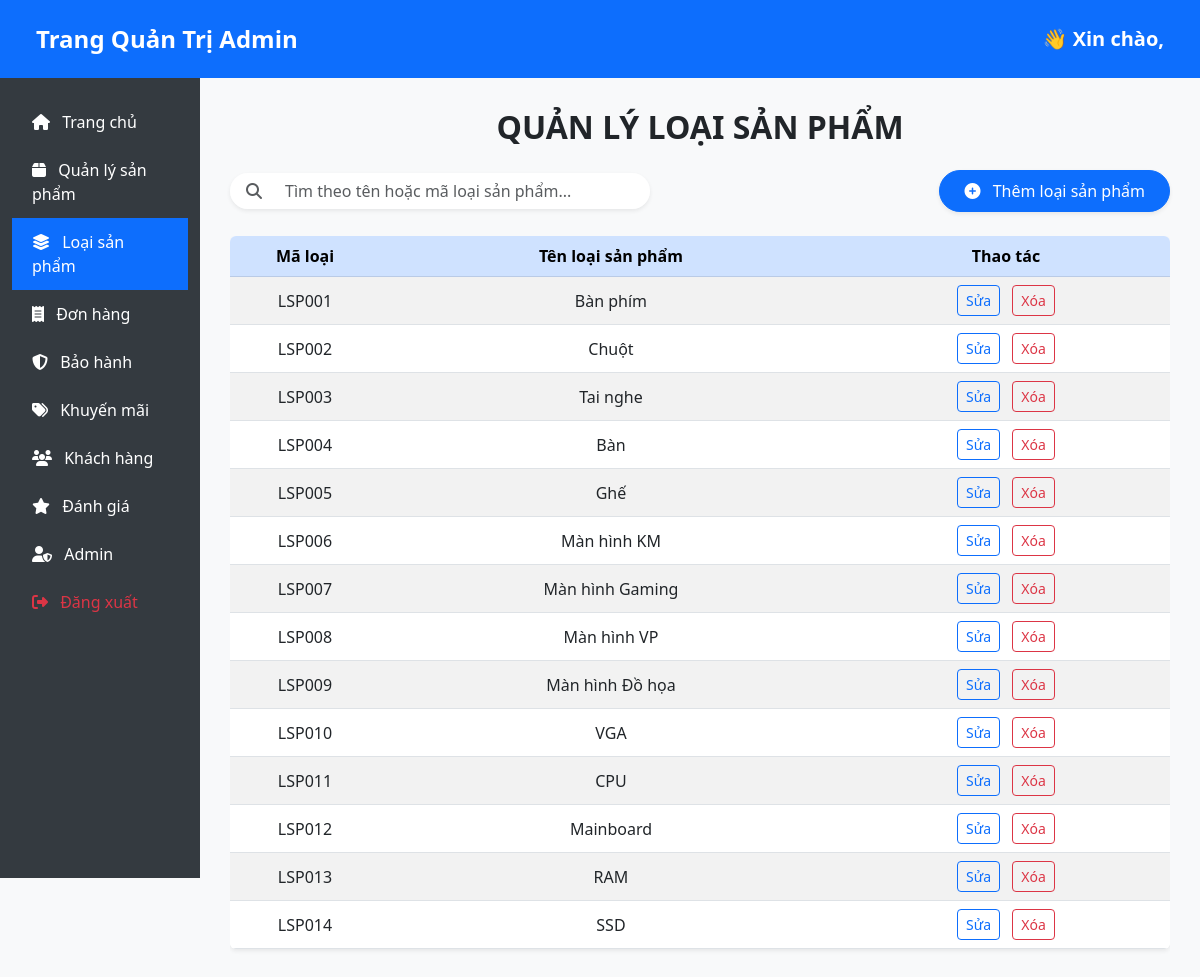
Page /trang-chu/admin/loaisanpham.php on the committed database.
### tables this page shows
CREATE TABLE `loaisanpham` (
  `id_loaisp` VARCHAR(20) NOT NULL,
  `ten_loaisp` VARCHAR(100) NOT NULL,
  PRIMARY KEY (`id_loaisp`)
);

### trang-chu/admin/loaisanpham.php (the view, shortened to what this page needs)
<?php
require('../includes/connect.php');
$search = '';
if (isset($_GET['search']) && !empty(trim($_GET['search']))) {
    $search = trim($_GET['search']);
    $stmt = $conn->prepare("SELECT * FROM loaisanpham WHERE id_loaisp LIKE ? OR ten_loaisp LIKE ? ORDER BY id_loaisp ASC");
    $stmt->execute(["%$search%", "%$search%"]);
} else {
    $stmt = $conn->query("SELECT * FROM loaisanpham ORDER BY id_loaisp ASC");
}
$loaisanphams = $stmt->fetchAll(PDO::FETCH_ASSOC);
?>
<!DOCTYPE html>
<html lang="vi">
<head>
    <link href="https://cdn.jsdelivr.net/npm/bootstrap@5.3.0/dist/css/bootstrap.min.css" rel="stylesheet">
    <link href="https://cdnjs.cloudflare.com/ajax/libs/font-awesome/6.5.0/css/all.min.css" rel="stylesheet">
</head>
<body>
   <nav class="navbar navbar-expand-lg bg-primary">
        <div class="container-fluid d-flex align-items-center">
            <span class="navbar-brand text-white fs-4 fw-bold">Trang Quản Trị Admin</span>
            <span class="admin-name ms-auto text-white fs-5 fw-semibold">
                👋 Xin chào, <strong><?php echo htmlspecialchars($_SESSION['admin_name']); ?></strong>
            </span>
        </div>
    </nav>
    <div class="container-fluid">
        <div class="row">
            <div class="col-md-2 sidebar">
                <a href="home.php"><i class="fas fa-home me-2"></i> Trang chủ</a>
                <a href="sanpham.php"><i class="fas fa-box me-2"></i> Quản lý sản phẩm</a>
                <a href="loaisanpham.php" class="bg-primary"><i class="fas fa-layer-group me-2"></i> Loại sản phẩm</a>
                <a href="donhang.php"><i class="fas fa-receipt me-2"></i> Đơn hàng</a>
                <a href="baohanh.php"><i class="fas fa-shield-alt me-2"></i> Bảo hành</a>
                <a href="khuyenmai.php"><i class="fas fa-tags me-2"></i> Khuyến mãi</a>
                <a href="khachhang.php"><i class="fas fa-users me-2"></i> Khách hàng</a>
                <a href="danhgia.php"><i class="fas fa-star me-2"></i> Đánh giá</a>
                <a href="qladmin.php"><i class="fas fa-user-shield me-2"></i> Admin</a>
                <a href="logout.php" class="text-danger"><i class="fas fa-sign-out-alt me-2"></i> Đăng xuất</a>
            </div>
            <div class="col-md-10 content">
                <h3 class="text-center fw-bold mb-4" style="font-size: 2rem;">QUẢN LÝ LOẠI SẢN PHẨM</h3>
                <div class="d-flex flex-wrap justify-content-between align-items-center gap-2 mb-4">
                    <form class="input-group shadow-sm rounded-pill overflow-hidden" method="GET" style="max-width: 420px;">
                        <span class="input-group-text bg-white border-0 ps-3" id="search-icon">
                            <i class="fas fa-search text-muted"></i>
                        </span>
                        <input type="text" name="search" class="form-control border-0" placeholder="Tìm theo tên hoặc mã loại sản phẩm..." value="<?= htmlspecialchars($search) ?>" aria-label="Tìm sản phẩm" aria-describedby="search-icon">
                    </form>
                    <a href="add_loaisanpham.php" class="btn btn-primary px-4 py-2 rounded-pill shadow-sm">
                        <i class="fas fa-plus-circle me-2"></i> Thêm loại sản phẩm
                    </a>
                </div>
                <div class="table-responsive">
                    <table class="table table-striped table-hover align-middle bg-white rounded shadow-sm overflow-hidden">
                        <thead class="table-primary text-center">
                            <tr>
                                <th width="150">Mã loại</th>
                                <th class="text-center">Tên loại sản phẩm</th>
                                <th class="text-nowrap">Thao tác</th>
                            </tr>
                        </thead>
                        <tbody>
                            <?php if (count($loaisanphams) > 0): ?>
                                <?php foreach ($loaisanphams as $loai): ?>
                                    <tr>
                                        <td class="text-center"><?= htmlspecialchars($loai['id_loaisp']) ?></td>
                                        <td class="text-center"><?= htmlspecialchars($loai['ten_loaisp']) ?></td>
                                        <td class="text-center">
                                            <a href="edit_loaisanpham.php?id=<?= urlencode($loai['id_loaisp']) ?>" class="btn btn-sm btn-outline-primary me-2">Sửa</a>
                                            <a href="loaisanpham.php?delete=<?= urlencode($loai['id_loaisp']) ?>" class="btn btn-sm btn-outline-danger"
                                                onclick="return confirm('Bạn có chắc muốn xóa loại sản phẩm này không?')">Xóa</a>
                                        </td>
                                    </tr>
                                <?php endforeach; ?>
                            <?php else: ?>
                                <tr>
                                    <td colspan="3" class="text-center text-muted">Không tìm thấy loại sản phẩm nào.</td>
                                </tr>
                            <?php endif; ?>
                        </tbody>
                    </table>
                </div>
            </div>
        </div>
    </div>
</body>
</html>

### trang-chu/admin/loaisanpham.php (style rules this page uses)
body { background-color: #f8f9fa; font-family: 'Segoe UI', sans-serif; }
.sidebar { position: sticky; top: 0; height: 100vh; background-color: #343a40; color: white; padding-top: 20px; overflow-y: auto; }
.sidebar a { color: white; text-decoration: none; display: block; padding: 12px 20px; }
.content { padding: 30px; }
.navbar { background-color: #007bff; padding: 16px 24px; }
.navbar-brand { font-weight: bold; color: white; font-size: 24px; }
.admin-name { margin-left: auto; color: white; }

### rows in the picture
loaisanpham: id_loaisp "LSP001", ten_loaisp "Bàn phím"
loaisanpham: id_loaisp "LSP002", ten_loaisp "Chuột"
loaisanpham: id_loaisp "LSP003", ten_loaisp "Tai nghe"
loaisanpham: id_loaisp "LSP004", ten_loaisp "Bàn"
loaisanpham: id_loaisp "LSP005", ten_loaisp "Ghế"
loaisanpham: id_loaisp "LSP006", ten_loaisp "Màn hình KM"
loaisanpham: id_loaisp "LSP007", ten_loaisp "Màn hình Gaming"
loaisanpham: id_loaisp "LSP008", ten_loaisp "Màn hình VP"
loaisanpham: id_loaisp "LSP009", ten_loaisp "Màn hình Đồ họa"
loaisanpham: id_loaisp "LSP010", ten_loaisp "VGA"
loaisanpham: id_loaisp "LSP011", ten_loaisp "CPU"
loaisanpham: id_loaisp "LSP012", ten_loaisp "Mainboard"
loaisanpham: id_loaisp "LSP013", ten_loaisp "RAM"
loaisanpham: id_loaisp "LSP014", ten_loaisp "SSD"
